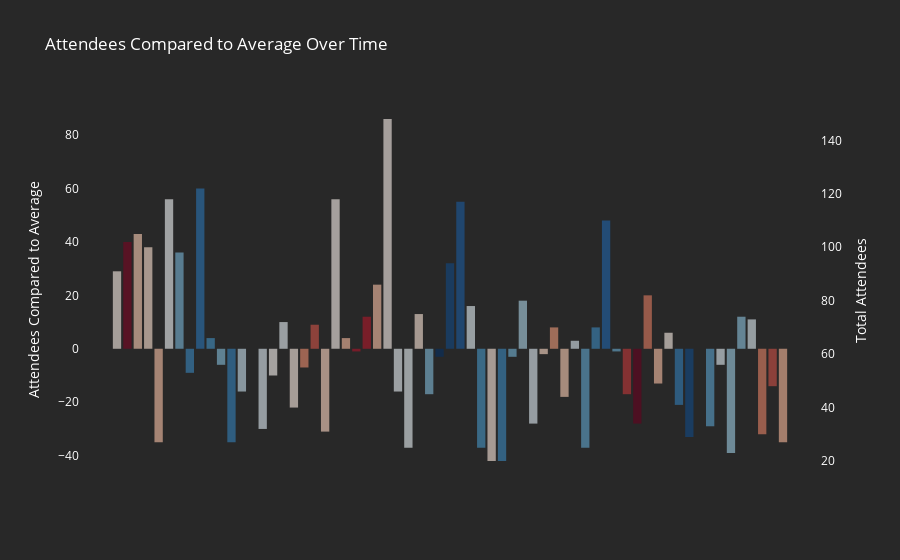

Source (notebook cell):
### Markdown cell above
### Load data, perform manipulation, and create visualization

### Code cell
# Load and process event data
event_df = pd.read_json(os.path.join(DATA_PATH, 'event_data.json'))

# Convert 'date' column to datetime format
event_df['date'] = pd.to_datetime(event_df['date'], format='%Y-%m-%d')

# Filter out data from before 2019
event_df = event_df[event_df['date'].dt.year >= 2019]

# Sort data chronologically
event_df.sort_values('date', inplace=True)

# Calculate average number of attendees and their difference from the average
average_attendees = event_df['attendees'].mean().round(0)
event_df['attendee_difference'] = event_df['attendees'] - average_attendees

# Load existing weather data
existing_weather_data = load_json_from_file(WEATHER_DATA_FILE)

# Collect weather data
collect_weather_data(event_df, existing_weather_data)

# Load updated weather data
weather_df = pd.DataFrame(load_json_from_file(WEATHER_DATA_FILE))

# Merge event data with weather data
event_df = pd.merge(event_df, weather_df, on='id', how='left')

# Normalize temperature values to a 0-1 scale
min_temp = event_df['max_temp'].min()
max_temp = event_df['max_temp'].max()
event_df['normalized_temp'] = (event_df['max_temp'] - min_temp) / (max_temp - min_temp)

# Create custom hover text
event_df['hover_text'] = 'CTM #' + event_df['id'].astype(str) + '<br>' + event_df['title'] + '<br>' + 'Attendees: ' + event_df['attendees'].astype(str)

# If max temperature data is available, add it to the hover text
event_df.loc[event_df['max_temp'].notnull(), 'hover_text'] += '<br>' + 'Max Temp: ' + event_df['max_temp'].astype(str) + '°C'

# Create the plot
fig = go.Figure()

fig.add_trace(go.Bar(x=event_df['id'], y=event_df['attendee_difference'], hovertext=event_df['hover_text'], hoverinfo='text',
                     marker=dict(color=event_df['normalized_temp'], colorscale='RdBu_r', opacity=0.6),  # Using reversed 'RdBu' color scale and some transparency
                     marker_line_width=0,  # No borders around bars
                     yaxis='y1'))

fig.add_trace(go.Scatter(x=event_df['id'], y=event_df['attendees'], hovertext=event_df['hover_text'], hoverinfo='text',
                         mode='text',
                         line=dict(color='rgb(255,255,255)'),
                         showlegend=False,
                         yaxis='y2'))

# Configure plot layout
fig.update_layout(xaxis=dict(showticklabels=False),
                  yaxis1=dict(title='Attendees Compared to Average', showgrid=False, zeroline=False),
                  yaxis2=dict(title='Total Attendees', showgrid=False, zeroline=False, overlaying='y', side='right'),
                  plot_bgcolor='rgb(40,40,40)', 
                  paper_bgcolor='rgb(40,40,40)', 
                  font=dict(color='rgb(255,255,255)'),
                  title_text='Attendees Compared to Average Over Time',
                  showlegend=False)

# Display the figure and save it as HTML
fig.show()
pyo.plot(fig, filename=os.path.join(PLOTS_PATH, 'event_analysis_plot.html'))

### Figure 1 — Plotly figure (JSON) as saved in the notebook; plotly's stock layout.template omitted (floating-point values rounded to 4 significant figures)
{"data": [{"hoverinfo": "text", "hovertext": ["CTM #20<br>Continuous Testing Meetup in May @ WeWork Potsdamer Platz<br>Attendees: 91<br>Max Temp: 18.6°C", "CTM #21<br>Continuous Testing Meetup in June @ WeWork Stralauer Allee<br>Attendees: 102<br>Max Temp: 33.4°C", "CTM #22<br>Continuous Testing Meetup in August @ WeWork Stralauer Allee<br>Attendees: 105<br>Max Temp: 21.6°C", "CTM #23<br>Continuous Testing Meetup in September @ Vivy<br>Attendees: 100<br>Max Temp: 20.0°C", "CTM #24<br>Workshop - Get started with Selenium-based automated tests with OxygenHQ<br>Attendees: 27<br>Max Temp: 22.3°C", "CTM #25<br>Continuous Testing Meetup in October @ WeWork Stralauer Allee<br>Attendees: 118<br>Max Temp: 16.8°C", "CTM #26<br>Continuous Testing Meetup @ FlixBus - AI in Test Automation<br>Attendees: 98<br>Max Temp: 9.5°C", "CTM #27<br>Continuous Testing Meetup in December @ myToys<br>Attendees: 53<br>Max Temp: 6.2°C", "CTM #28<br>Continuous Testing Meetup in January @ Contentful<br>Attendees: 122<br>Max Temp: 4.9°C", "CTM #29<br>Continuous Testing Meetup in February @ BITGRIP<br>Attendees: 66<br>Max Temp: 7.2°C", "CTM #30<br>How to Work at Home and Not Go Insane - Online Meetup & Open Discussion<br>Attendees: 56<br>Max Temp: 10.0°C", "CTM #31<br>[Webinar] How to Overcome The Missing Appium Functionality with Wim Selles<br>Attendees: 27<br>Max Temp: 5.9°C", "CTM #32<br>Critical Thinking in Testing and in Life - Online Meetup & Open Discussion<br>Attendees: 46<br>Max Temp: 13.5°C", "CTM #33<br>How We Automated Testing, Got Rid of QA Engineers, And Survived - Online Meetup<br>Attendees: 62<br>Max Temp: 16.4°C", "CTM #34<br>Self-Management in The Testing Community - Online Meetup<br>Attendees: 32<br>Max Temp: 15.3°C", "CTM #35<br>Level Up the Developer Experience using Tests - Online Meetup<br>Attendees: 52<br>Max Temp: 17.8°C", "CTM #36<br>Arjuna - A Modern Web UI Test Automation Framework - Online Meetup<br>Attendees: 72<br>Max Temp: 15.8°C", "CTM #37<br>Breakfast & Learn: Lightning Talks at the Continuous Testing Meetup Online<br>Attendees: 40<br>Max Temp: 18.8°C", "CTM #38<br>Hunting Bugs with Puppeteer and AWS Lambda - Online Meetup<br>Attendees: 55<br>Max Temp: 25.3°C", "CTM #39<br>PyTest: The Awesome Parts - Online Meetup<br>Attendees: 71<br>Max Temp: 28.0°C", "CTM #40<br>The Female Champions of Rwanda's Rising Tech Scene - Online Meetup<br>Attendees: 31<br>Max Temp: 20.9°C", "CTM #41<br>Modern PERFORMANCE testing principles - Online Meetup<br>Attendees: 118<br>Max Temp: 18.2°C", "CTM #42<br>Setting Your Team Up For Success So Anyone Can Write Tests - Online Meetup<br>Attendees: 66<br>Max Temp: 22.6°C", "CTM #43<br>Continuous Feedback with Github Actions - Online Meetup<br>Attendees: 61<br>Max Temp: 31.2°C", "CTM #44<br>Verifying Relationships: Consumer-Driven Contract Tests and Microservices<br>Attendees: 74<br>Max Temp: 30.9°C", "CTM #45<br>Enhance Mobile User Experience through Performance Testing<br>Attendees: 86<br>Max Temp: 22.4°C", "CTM #46<br>Automated Testing With JavaScript<br>Attendees: 148<br>Max Temp: 18.3°C", "CTM #47<br>No Code Apps - Why and how to?<br>Attendees: 46<br>Max Temp: 16.2°C", "CTM #48<br>Hacktoberfest meets CTM Berlin<br>Attendees: 25<br>Max Temp: 16.0°C", "CTM #49<br>Assuring or Not Assuring quality?<br>Attendees: 75<br>Max Temp: 19.6°C", "CTM #50<br>Mentorships for our QA Engineers & Puppeteer Internals<br>Attendees: 45<br>Max Temp: 9.9°C", "CTM #51<br>Breaking Boundaries Using Charles<br>Attendees: 59<br>Max Temp: 0.5°C", "CTM #52<br>Test process improvement in an agile environment<br>Attendees: 94<br>Max Temp: 2.0°C", "CTM #53<br>Selenium + JUnit 5:  The Perfect Match<br>Attendees: 117<br>Max Temp: 3.2°C", "CTM #54<br>Speeding up your test execution in a fast-paced world<br>Attendees: 78<br>Max Temp: 15.6°C", "CTM #55<br>Beginning Test Automation: Part 1 of 3<br>Attendees: 25<br>Max Temp: 7.4°C", "CTM #56<br>Beginning Test Automation: Part 2 of 3<br>Attendees: 20<br>Max Temp: 19.3°C", "CTM #57<br>Beginning Test Automation: Part 3 of 3<br>Attendees: 20<br>Max Temp: 6.4°C", "CTM #58<br>“It works on my browser!” is the new “It works on my machine!”<br>Attendees: 59<br>Max Temp: 9.3°C", "CTM #59<br>Integration Testing  with Cypress<br>Attendees: 80<br>Max Temp: 12.0°C", "CTM #60<br>Career switch & Open Source<br>Attendees: 34<br>Max Temp: 15.3°C", "CTM #61<br>Ready for Test - a Symptom of a Poor Quality Culture<br>Attendees: 60<br>Max Temp: 20.7°C", "CTM #62<br>Shifting Accessibility Testing to the Left<br>Attendees: 70<br>Max Temp: 24.6°C", "CTM #63<br>Automation in Testing - Simplify Your Daily Testing Business<br>Attendees: 44<br>Max Temp: 21.6°C", "CTM #64<br>Growing A Culture of Quality<br>Attendees: 65<br>Max Temp: 15.0°C", "CTM #65<br>How to Bring Accessibility into Your Teams<br>Attendees: 25<br>Max Temp: 8.5°C", "CTM #66<br>The Screenplay Pattern: Better Interactions for Better Automation<br>Attendees: 70<br>Max Temp: 6.5°C", "CTM #67<br>Building & Testing a Web Application<br>Attendees: 110<br>Max Temp: 3.8°C", "CTM #68<br>The Road to QA<br>Attendees: 61<br>Max Temp: 8.8°C", "CTM #69<br>Autonomous testing: Empower your testing strategies<br>Attendees: 45<br>Max Temp: 29.4°C", "CTM #70<br>Shifting Quality To App-first @ La Redoute<br>Attendees: 34<br>Max Temp: 34.2°C", "CTM #71<br>Clash of the Titans: Cypress vs Playwright<br>Attendees: 82<br>Max Temp: 26.1°C", "CTM #72<br>Testee: real examples and best practice for e2e testing<br>Attendees: 49<br>Max Temp: 22.4°C", "CTM #73<br>How to Log a Bug<br>Attendees: 68<br>Max Temp: 18.6°C", "CTM #74<br>Test in the Cloud for Free - Run Docker Selenium in Heroku and Google Cloud Run<br>Attendees: 41<br>Max Temp: 5.7°C", "CTM #75<br>I ship CSS as soon as the tests pass. (I’m not crazy)<br>Attendees: 29<br>Max Temp: 2.1°C", "CTM #76<br>Selenide: UI tests in java & 10 bad advice on team design to decrease quality<br>Attendees: 62<br>Max Temp: 1.2°C", "CTM #77<br>The long road to remove the flakiness from the Haura Console E2E tests<br>Attendees: 33<br>Max Temp: 8.2°C", "CTM #78<br>Moving Cheese: The Art of Persuasion for Testers<br>Attendees: 56<br>Max Temp: 15.4°C", "CTM #79<br>Do customers define quality?<br>Attendees: 23<br>Max Temp: 11.2°C", "CTM #80<br>Every Engineer is a Quality Engineer - Our Android automation story<br>Attendees: 74<br>Max Temp: 10.4°C", "CTM #81<br>How to test API with Cypress<br>Attendees: 73<br>Max Temp: 15.1°C", "CTM #82<br>How to Test Easier with GoogleChrome DevTools & Sauce Labs<br>Attendees: 30<br>Max Temp: 25.8°C", "CTM #83<br>What the Fuzz? An introduction to Fuzz Testing<br>Attendees: 48<br>Max Temp: 28.2°C", "CTM #84<br>Talk #1: Zero Line Testsuite & Talk #2: e-prescription Testsuite<br>Attendees: 27<br>Max Temp: 22.9°C"], "marker": {"color": [0.5371, 0.9763, 0.6261, 0.5786, 0.6469, 0.4837, 0.2671, 0.1691, 0.1306, 0.1988, 0.2819, 0.1602, 0.3858, 0.4718, 0.4392, 0.5134, 0.454, 0.543, 0.7359, 0.816, 0.6053, 0.5252, 0.6558, 0.911, 0.9021, 0.6499, 0.5282, 0.4659, 0.4599, 0.5668, 0.2789, 0, 0.04451, 0.08012, 0.4481, 0.2047, 0.5579, 0.1751, 0.2611, 0.3412, 0.4392, 0.5994, 0.7151, 0.6261, 0.4303, 0.2374, 0.178, 0.09792, 0.2463, 0.8576, 1, 0.7596, 0.6499, 0.5371, 0.1543, 0.04748, 0.02077, 0.2285, 0.4421, 0.3175, 0.2938, 0.4332, 0.7507, 0.822, 0.6647], "colorscale": [[0, "rgb(5,48,97)"], [0.1, "rgb(33,102,172)"], [0.2, "rgb(67,147,195)"], [0.3, "rgb(146,197,222)"], [0.4, "rgb(209,229,240)"], [0.5, "rgb(247,247,247)"], [0.6, "rgb(253,219,199)"], [0.7, "rgb(244,165,130)"], [0.8, "rgb(214,96,77)"], [0.9, "rgb(178,24,43)"], [1, "rgb(103,0,31)"]], "line": {"width": 0}, "opacity": 0.6}, "type": "bar", "x": [20, 21, 22, 23, 24, 25, 26, 27, 28, 29, 30, 31, 32, 33, 34, 35, 36, 37, 38, 39, 40, 41, 42, 43, 44, 45, 46, 47, 48, 49, 50, 51, 52, 53, 54, 55, 56, 57, 58, 59, 60, 61, 62, 63, 64, 65, 66, 67, 68, 69, 70, 71, 72, 73, 74, 75, 76, 77, 78, 79, 80, 81, 82, 83, 84], "y": [29, 40, 43, 38, -35, 56, 36, -9, 60, 4, -6, -35, -16, 0, -30, -10, 10, -22, -7, 9, -31, 56, 4, -1, 12, 24, 86, -16, -37, 13, -17, -3, 32, 55, 16, -37, -42, -42, -3, 18, -28, -2, 8, -18, 3, -37, 8, 48, -1, -17, -28, 20, -13, 6, -21, -33, 0, -29, -6, -39, 12, 11, -32, -14, -35], "yaxis": "y"}, {"hoverinfo": "text", "hovertext": ["CTM #20<br>Continuous Testing Meetup in May @ WeWork Potsdamer Platz<br>Attendees: 91<br>Max Temp: 18.6°C", "CTM #21<br>Continuous Testing Meetup in June @ WeWork Stralauer Allee<br>Attendees: 102<br>Max Temp: 33.4°C", "CTM #22<br>Continuous Testing Meetup in August @ WeWork Stralauer Allee<br>Attendees: 105<br>Max Temp: 21.6°C", "CTM #23<br>Continuous Testing Meetup in September @ Vivy<br>Attendees: 100<br>Max Temp: 20.0°C", "CTM #24<br>Workshop - Get started with Selenium-based automated tests with OxygenHQ<br>Attendees: 27<br>Max Temp: 22.3°C", "CTM #25<br>Continuous Testing Meetup in October @ WeWork Stralauer Allee<br>Attendees: 118<br>Max Temp: 16.8°C", "CTM #26<br>Continuous Testing Meetup @ FlixBus - AI in Test Automation<br>Attendees: 98<br>Max Temp: 9.5°C", "CTM #27<br>Continuous Testing Meetup in December @ myToys<br>Attendees: 53<br>Max Temp: 6.2°C", "CTM #28<br>Continuous Testing Meetup in January @ Contentful<br>Attendees: 122<br>Max Temp: 4.9°C", "CTM #29<br>Continuous Testing Meetup in February @ BITGRIP<br>Attendees: 66<br>Max Temp: 7.2°C", "CTM #30<br>How to Work at Home and Not Go Insane - Online Meetup & Open Discussion<br>Attendees: 56<br>Max Temp: 10.0°C", "CTM #31<br>[Webinar] How to Overcome The Missing Appium Functionality with Wim Selles<br>Attendees: 27<br>Max Temp: 5.9°C", "CTM #32<br>Critical Thinking in Testing and in Life - Online Meetup & Open Discussion<br>Attendees: 46<br>Max Temp: 13.5°C", "CTM #33<br>How We Automated Testing, Got Rid of QA Engineers, And Survived - Online Meetup<br>Attendees: 62<br>Max Temp: 16.4°C", "CTM #34<br>Self-Management in The Testing Community - Online Meetup<br>Attendees: 32<br>Max Temp: 15.3°C", "CTM #35<br>Level Up the Developer Experience using Tests - Online Meetup<br>Attendees: 52<br>Max Temp: 17.8°C", "CTM #36<br>Arjuna - A Modern Web UI Test Automation Framework - Online Meetup<br>Attendees: 72<br>Max Temp: 15.8°C", "CTM #37<br>Breakfast & Learn: Lightning Talks at the Continuous Testing Meetup Online<br>Attendees: 40<br>Max Temp: 18.8°C", "CTM #38<br>Hunting Bugs with Puppeteer and AWS Lambda - Online Meetup<br>Attendees: 55<br>Max Temp: 25.3°C", "CTM #39<br>PyTest: The Awesome Parts - Online Meetup<br>Attendees: 71<br>Max Temp: 28.0°C", "CTM #40<br>The Female Champions of Rwanda's Rising Tech Scene - Online Meetup<br>Attendees: 31<br>Max Temp: 20.9°C", "CTM #41<br>Modern PERFORMANCE testing principles - Online Meetup<br>Attendees: 118<br>Max Temp: 18.2°C", "CTM #42<br>Setting Your Team Up For Success So Anyone Can Write Tests - Online Meetup<br>Attendees: 66<br>Max Temp: 22.6°C", "CTM #43<br>Continuous Feedback with Github Actions - Online Meetup<br>Attendees: 61<br>Max Temp: 31.2°C", "CTM #44<br>Verifying Relationships: Consumer-Driven Contract Tests and Microservices<br>Attendees: 74<br>Max Temp: 30.9°C", "CTM #45<br>Enhance Mobile User Experience through Performance Testing<br>Attendees: 86<br>Max Temp: 22.4°C", "CTM #46<br>Automated Testing With JavaScript<br>Attendees: 148<br>Max Temp: 18.3°C", "CTM #47<br>No Code Apps - Why and how to?<br>Attendees: 46<br>Max Temp: 16.2°C", "CTM #48<br>Hacktoberfest meets CTM Berlin<br>Attendees: 25<br>Max Temp: 16.0°C", "CTM #49<br>Assuring or Not Assuring quality?<br>Attendees: 75<br>Max Temp: 19.6°C", "CTM #50<br>Mentorships for our QA Engineers & Puppeteer Internals<br>Attendees: 45<br>Max Temp: 9.9°C", "CTM #51<br>Breaking Boundaries Using Charles<br>Attendees: 59<br>Max Temp: 0.5°C", "CTM #52<br>Test process improvement in an agile environment<br>Attendees: 94<br>Max Temp: 2.0°C", "CTM #53<br>Selenium + JUnit 5:  The Perfect Match<br>Attendees: 117<br>Max Temp: 3.2°C", "CTM #54<br>Speeding up your test execution in a fast-paced world<br>Attendees: 78<br>Max Temp: 15.6°C", "CTM #55<br>Beginning Test Automation: Part 1 of 3<br>Attendees: 25<br>Max Temp: 7.4°C", "CTM #56<br>Beginning Test Automation: Part 2 of 3<br>Attendees: 20<br>Max Temp: 19.3°C", "CTM #57<br>Beginning Test Automation: Part 3 of 3<br>Attendees: 20<br>Max Temp: 6.4°C", "CTM #58<br>“It works on my browser!” is the new “It works on my machine!”<br>Attendees: 59<br>Max Temp: 9.3°C", "CTM #59<br>Integration Testing  with Cypress<br>Attendees: 80<br>Max Temp: 12.0°C", "CTM #60<br>Career switch & Open Source<br>Attendees: 34<br>Max Temp: 15.3°C", "CTM #61<br>Ready for Test - a Symptom of a Poor Quality Culture<br>Attendees: 60<br>Max Temp: 20.7°C", "CTM #62<br>Shifting Accessibility Testing to the Left<br>Attendees: 70<br>Max Temp: 24.6°C", "CTM #63<br>Automation in Testing - Simplify Your Daily Testing Business<br>Attendees: 44<br>Max Temp: 21.6°C", "CTM #64<br>Growing A Culture of Quality<br>Attendees: 65<br>Max Temp: 15.0°C", "CTM #65<br>How to Bring Accessibility into Your Teams<br>Attendees: 25<br>Max Temp: 8.5°C", "CTM #66<br>The Screenplay Pattern: Better Interactions for Better Automation<br>Attendees: 70<br>Max Temp: 6.5°C", "CTM #67<br>Building & Testing a Web Application<br>Attendees: 110<br>Max Temp: 3.8°C", "CTM #68<br>The Road to QA<br>Attendees: 61<br>Max Temp: 8.8°C", "CTM #69<br>Autonomous testing: Empower your testing strategies<br>Attendees: 45<br>Max Temp: 29.4°C", "CTM #70<br>Shifting Quality To App-first @ La Redoute<br>Attendees: 34<br>Max Temp: 34.2°C", "CTM #71<br>Clash of the Titans: Cypress vs Playwright<br>Attendees: 82<br>Max Temp: 26.1°C", "CTM #72<br>Testee: real examples and best practice for e2e testing<br>Attendees: 49<br>Max Temp: 22.4°C", "CTM #73<br>How to Log a Bug<br>Attendees: 68<br>Max Temp: 18.6°C", "CTM #74<br>Test in the Cloud for Free - Run Docker Selenium in Heroku and Google Cloud Run<br>Attendees: 41<br>Max Temp: 5.7°C", "CTM #75<br>I ship CSS as soon as the tests pass. (I’m not crazy)<br>Attendees: 29<br>Max Temp: 2.1°C", "CTM #76<br>Selenide: UI tests in java & 10 bad advice on team design to decrease quality<br>Attendees: 62<br>Max Temp: 1.2°C", "CTM #77<br>The long road to remove the flakiness from the Haura Console E2E tests<br>Attendees: 33<br>Max Temp: 8.2°C", "CTM #78<br>Moving Cheese: The Art of Persuasion for Testers<br>Attendees: 56<br>Max Temp: 15.4°C", "CTM #79<br>Do customers define quality?<br>Attendees: 23<br>Max Temp: 11.2°C", "CTM #80<br>Every Engineer is a Quality Engineer - Our Android automation story<br>Attendees: 74<br>Max Temp: 10.4°C", "CTM #81<br>How to test API with Cypress<br>Attendees: 73<br>Max Temp: 15.1°C", "CTM #82<br>How to Test Easier with GoogleChrome DevTools & Sauce Labs<br>Attendees: 30<br>Max Temp: 25.8°C", "CTM #83<br>What the Fuzz? An introduction to Fuzz Testing<br>Attendees: 48<br>Max Temp: 28.2°C", "CTM #84<br>Talk #1: Zero Line Testsuite & Talk #2: e-prescription Testsuite<br>Attendees: 27<br>Max Temp: 22.9°C"], "line": {"color": "rgb(255,255,255)"}, "mode": "text", "showlegend": false, "type": "scatter", "x": [20, 21, 22, 23, 24, 25, 26, 27, 28, 29, 30, 31, 32, 33, 34, 35, 36, 37, 38, 39, 40, 41, 42, 43, 44, 45, 46, 47, 48, 49, 50, 51, 52, 53, 54, 55, 56, 57, 58, 59, 60, 61, 62, 63, 64, 65, 66, 67, 68, 69, 70, 71, 72, 73, 74, 75, 76, 77, 78, 79, 80, 81, 82, 83, 84], "y": [91, 102, 105, 100, 27, 118, 98, 53, 122, 66, 56, 27, 46, 62, 32, 52, 72, 40, 55, 71, 31, 118, 66, 61, 74, 86, 148, 46, 25, 75, 45, 59, 94, 117, 78, 25, 20, 20, 59, 80, 34, 60, 70, 44, 65, 25, 70, 110, 61, 45, 34, 82, 49, 68, 41, 29, 62, 33, 56, 23, 74, 73, 30, 48, 27], "yaxis": "y2"}], "layout": {"font": {"color": "rgb(255,255,255)"}, "paper_bgcolor": "rgb(40,40,40)", "plot_bgcolor": "rgb(40,40,40)", "showlegend": false, "title": {"text": "Attendees Compared to Average Over Time"}, "xaxis": {"showticklabels": false}, "yaxis": {"showgrid": false, "title": {"text": "Attendees Compared to Average"}, "zeroline": false}, "yaxis2": {"overlaying": "y", "showgrid": false, "side": "right", "title": {"text": "Total Attendees"}, "zeroline": false}}}
